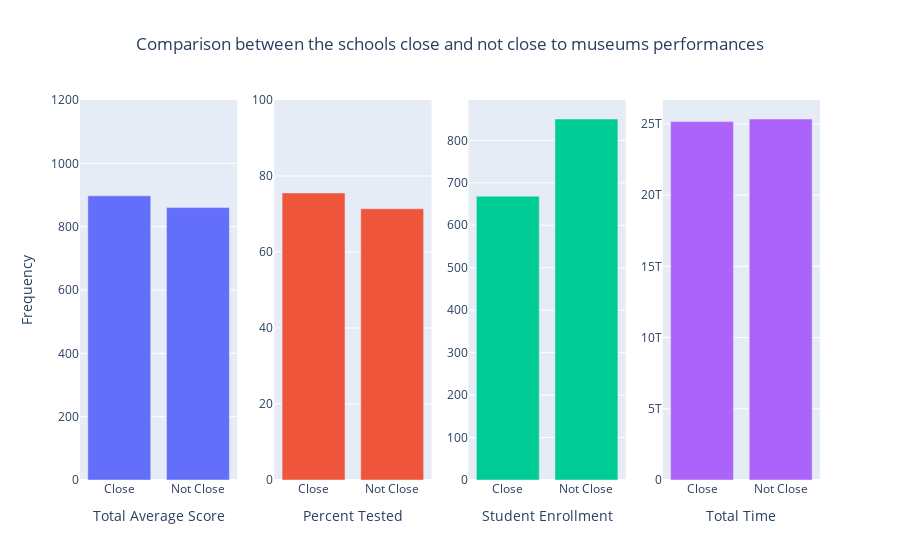

Notebook cell for this chart:
### Code cell
fig = make_subplots(rows=1, cols=4)

fig.add_trace(go.Bar(x= final_data.index, y=final_data['Total Average Score'], orientation='v'), row=1, col=1)
fig.add_trace(go.Bar(x= final_data.index,y=final_data['Percent Tested'], orientation='v'), row=1, col=2)
fig.add_trace(go.Bar(x= final_data.index,y=final_data['Student Enrollment'], orientation='v'), row=1, col=3)
fig.add_trace(go.Bar(x= final_data.index,y=final_data['Total Time'], orientation='v'), row=1, col=4)

fig.update_layout(
    title='Comparison between the schools close and not close to museums performances',
    xaxis_title='Total Average Score',
    xaxis2_title='Percent Tested',
    xaxis3_title='Student Enrollment',
    xaxis4_title='Total Time',
    yaxis_title='Frequency',
    showlegend=False,
    title_x = 0.5)

fig.update_yaxes(range=[0, 1200], row=1, col=1)  # 1600 - 400
fig.update_yaxes(range=[0, 100], row=1, col=2)  

fig.show()

### Figure 1 — Plotly figure (JSON) as saved in the notebook; plotly's stock layout.template omitted (floating-point values rounded to 4 significant figures)
{"data": [{"orientation": "v", "type": "bar", "x": ["Close", "Not Close"], "xaxis": "x", "y": [897.4, 860.3], "yaxis": "y"}, {"orientation": "v", "type": "bar", "x": ["Close", "Not Close"], "xaxis": "x2", "y": [75.54, 71.39], "yaxis": "y2"}, {"orientation": "v", "type": "bar", "x": ["Close", "Not Close"], "xaxis": "x3", "y": [668.5, 850.4], "yaxis": "y3"}, {"orientation": "v", "type": "bar", "x": ["Close", "Not Close"], "xaxis": "x4", "y": [25160869565217, 25343119266055], "yaxis": "y4"}], "layout": {"showlegend": false, "title": {"text": "Comparison between the schools close and not close to museums performances", "x": 0.5}, "xaxis": {"anchor": "y", "domain": [0, 0.2125], "title": {"text": "Total Average Score"}}, "xaxis2": {"anchor": "y2", "domain": [0.2625, 0.475], "title": {"text": "Percent Tested"}}, "xaxis3": {"anchor": "y3", "domain": [0.525, 0.7375], "title": {"text": "Student Enrollment"}}, "xaxis4": {"anchor": "y4", "domain": [0.7875, 1], "title": {"text": "Total Time"}}, "yaxis": {"anchor": "x", "domain": [0, 1], "range": [0, 1200], "title": {"text": "Frequency"}}, "yaxis2": {"anchor": "x2", "domain": [0, 1], "range": [0, 100]}, "yaxis3": {"anchor": "x3", "domain": [0, 1]}, "yaxis4": {"anchor": "x4", "domain": [0, 1]}}}
